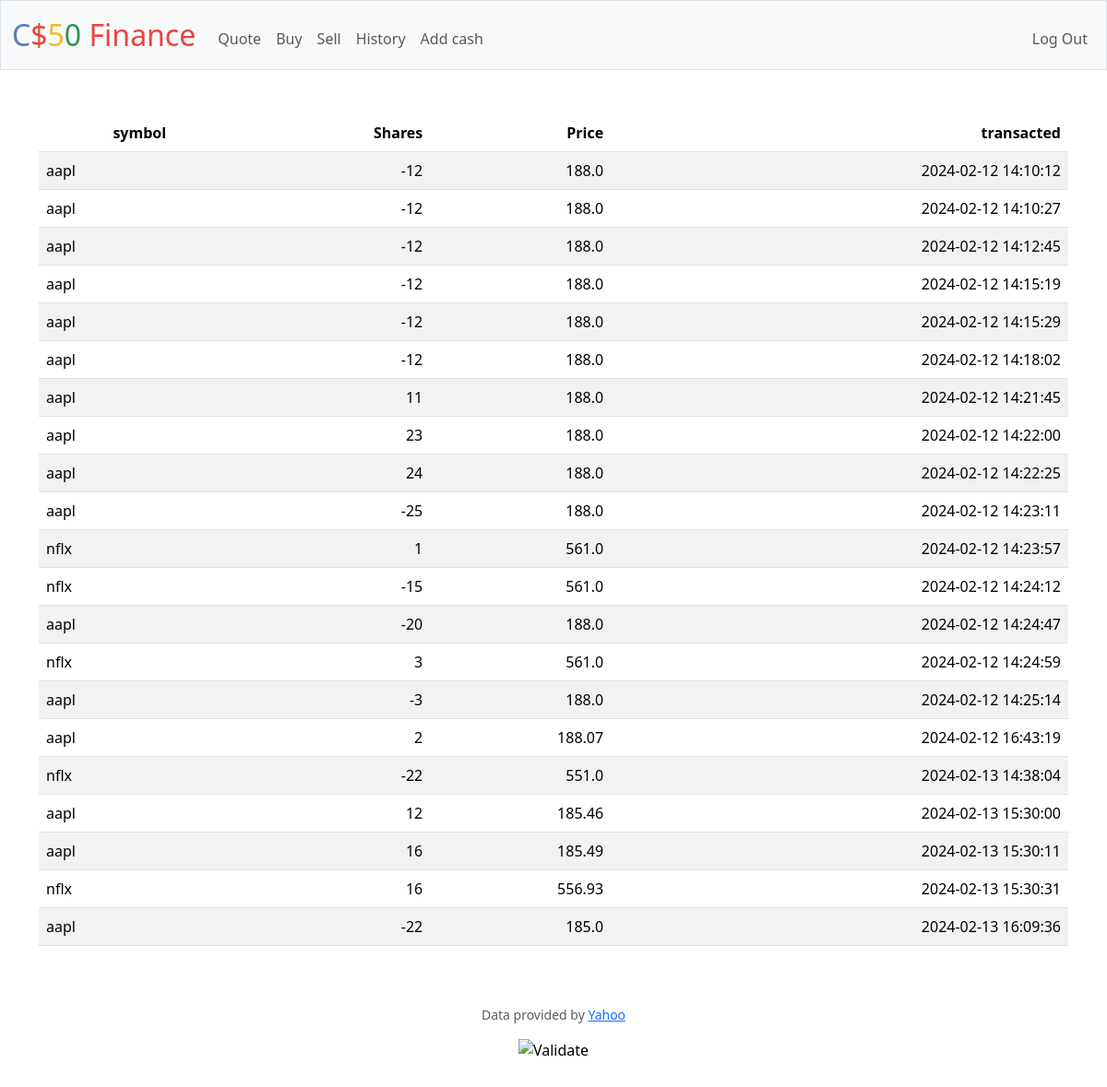
The app's page /history (signed in) with its own data.
### tables this page shows
CREATE TABLE transactions( id interger primary key, user_id interger, symbol text, quantity integer, price real, type text, timestamp datetime default current_timestamp,foreign key(user_id) references users(id));

### app.py (the view)
@app.route("/history")
@login_required
def history():
    user_id = session["user_id"]
    history = db.execute("select * from transactions where user_id = ?", user_id)
    return render_template("history.html", data=history)

### app.py (called while the page is built)
@app.after_request
def after_request(response):
    response.headers["Cache-Control"] = "no-cache, no-store, must-revalidate"
    response.headers["Expires"] = 0
    response.headers["Pragma"] = "no-cache"
    return response

### helpers.py (called while the page is built)
def login_required(f):
    @wraps(f)
    def decorated_function(*args, **kwargs):
        if session.get("user_id") is None:
            return redirect("/login")
        return f(*args, **kwargs)
    return decorated_function

### templates/history.html (shortened to what this page needs)
{% extends "layout.html" %}
{% block main %}
   <table class="table table-striped">
        <thead>
            <tr>
                <th class ="text start">symbol</th>
                <th class="text-end">Shares</th>
                <th class="text-end">Price</th>
                <th class="text-end">transacted</th>
            </tr>
        </thead>
        <tbody>
            {% for y in data %}
            <tr>
                <td class="text-start">{{y.symbol}}</td>
                <td class="text-end">{{y.quantity}}</td>
                <td class="text-end">{{y.price}}</td>
                <td class="text-end">{{y.timestamp}}</td>
            </tr>
           {% endfor %}
        </tbody>
    </table>
{% endblock %}

### templates/layout.html (shortened to what this page needs)
<!DOCTYPE html>
<html lang="en">
    <head>
        <link href="https://cdn.jsdelivr.net/npm/bootstrap@5.3.2/dist/css/bootstrap.min.css" rel="stylesheet">
        <link href="/static/styles.css" rel="stylesheet">
    </head>
    <body>
        <nav class="bg-light border navbar navbar-expand-md navbar-light">
            <div class="container-fluid">
                <a class="navbar-brand" href="/"><span class="blue">C</span><span class="red">$</span><span class="yellow">5</span><span class="green">0</span> <span class="red">Finance</span></a>
                <div class="collapse navbar-collapse" id="navbar">
                    {% if session["user_id"] %}
                        <ul class="navbar-nav me-auto mt-2">
                            <li class="nav-item"><a class="nav-link" href="/quote">Quote</a></li>
                            <li class="nav-item"><a class="nav-link" href="/buy">Buy</a></li>
                            <li class="nav-item"><a class="nav-link" href="/sell">Sell</a></li>
                            <li class="nav-item"><a class="nav-link" href="/history">History</a></li>
                            <li class="nav-item"><a class="nav-link" href="/add">Add cash</a></li>
                        </ul>
                        <ul class="navbar-nav ms-auto mt-2">
                            <li class="nav-item"><a class="nav-link" href="/logout">Log Out</a></li>
                        </ul>
                    {% else %}
                        <ul class="navbar-nav ms-auto mt-2">
                            <li class="nav-item"><a class="nav-link" href="/register">Register</a></li>
                            <li class="nav-item"><a class="nav-link" href="/login">Log In</a></li>
                        </ul>
                    {% endif %}
                </div>
            </div>
        </nav>
        <main class="container py-5 text-center">
            {% block main %}{% endblock %}
        </main>
        <footer class="mb-5">
            <p class="mb-3 small text-center text-muted">
                Data provided by <a href="https://finance.yahoo.com/">Yahoo</a>
            </p>
            <form action="https://validator.w3.org/check" class="text-center" enctype="multipart/form-data" method="post" target="_blank">
                <input alt="Validate" src="/static/I_heart_validator.png" type="image">
            </form>
        </footer>
    </body>
</html>

### static/styles.css (style rules this page uses)
nav .navbar-brand { font-size: xx-large; }
nav .navbar-brand .blue { color: #537fbe; }
nav .navbar-brand .red { color: #ea433b; }
nav .navbar-brand .yellow { color: #f5b82e; }
nav .navbar-brand .green { color: #2e944b; }

### records on screen
transactions: symbol "aapl", quantity "-22", price "185.0", timestamp "2024-02-13 16:09:36"

### other values on screen
{{ y.symbol }} "aapl" "aapl" "aapl" "aapl" "aapl" "aapl" "aapl" "aapl" "aapl" "aapl" "nflx" "nflx" "aapl" "nflx" "aapl" "aapl" "nflx" "aapl" "aapl" "nflx"
{{ y.quantity }} "-12" "-12" "-12" "-12" "-12" "-12" "11" "23" "24" "-25" "1" "-15" "-20" "3" "-3" "2" "-22" "12" "16" "16"
{{ y.price }} "188.0" "188.0" "188.0" "188.0" "188.0" "188.0" "188.0" "188.0" "188.0" "188.0" "561.0" "561.0" "188.0" "561.0" "188.0" "188.07" "551.0" "185.46" "185.49" "556.93"
{{ y.timestamp }} "2024-02-12 14:10:12" "2024-02-12 14:10:27" "2024-02-12 14:12:45" "2024-02-12 14:15:19" "2024-02-12 14:15:29" "2024-02-12 14:18:02" "2024-02-12 14:21:45" "2024-02-12 14:22:00" "2024-02-12 14:22:25" "2024-02-12 14:23:11" "2024-02-12 14:23:57" "2024-02-12 14:24:12" "2024-02-12 14:24:47" "2024-02-12 14:24:59" "2024-02-12 14:25:14" "2024-02-12 16:43:19" "2024-02-13 14:38:04" "2024-02-13 15:30:00" "2024-02-13 15:30:11" "2024-02-13 15:30:31"
